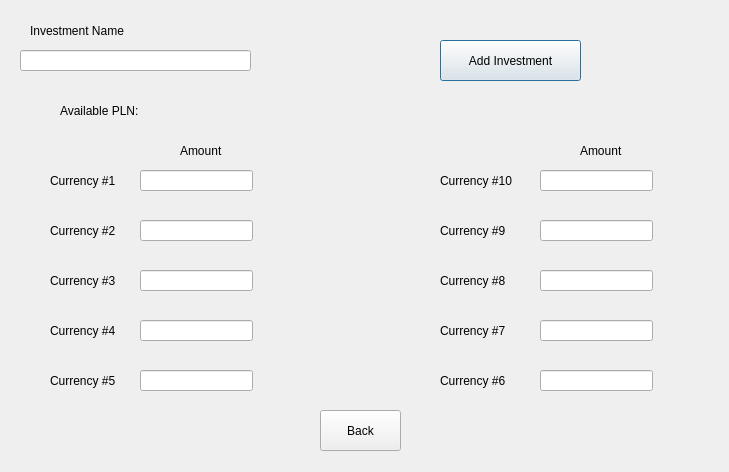
<?xml version="1.0" encoding="UTF-8"?>
<ui version="4.0">
 <class>AddInvestment</class>
 <widget class="QDialog" name="AddInvestment">
  <property name="geometry">
   <rect>
    <x>0</x>
    <y>0</y>
    <width>729</width>
    <height>472</height>
   </rect>
  </property>
  <property name="windowTitle">
   <string>Dialog</string>
  </property>
  <widget class="QLabel" name="label_9">
   <property name="geometry">
    <rect>
     <x>440</x>
     <y>220</y>
     <width>81</width>
     <height>21</height>
    </rect>
   </property>
   <property name="text">
    <string>Currency #9</string>
   </property>
  </widget>
  <widget class="QLabel" name="label_7">
   <property name="geometry">
    <rect>
     <x>440</x>
     <y>320</y>
     <width>81</width>
     <height>21</height>
    </rect>
   </property>
   <property name="text">
    <string>Currency #7</string>
   </property>
  </widget>
  <widget class="QLabel" name="label_5">
   <property name="geometry">
    <rect>
     <x>50</x>
     <y>370</y>
     <width>81</width>
     <height>21</height>
    </rect>
   </property>
   <property name="text">
    <string>Currency #5</string>
   </property>
  </widget>
  <widget class="QLabel" name="label_10">
   <property name="geometry">
    <rect>
     <x>440</x>
     <y>170</y>
     <width>81</width>
     <height>21</height>
    </rect>
   </property>
   <property name="text">
    <string>Currency #10</string>
   </property>
  </widget>
  <widget class="QLabel" name="label_6">
   <property name="geometry">
    <rect>
     <x>440</x>
     <y>370</y>
     <width>81</width>
     <height>21</height>
    </rect>
   </property>
   <property name="text">
    <string>Currency #6</string>
   </property>
  </widget>
  <widget class="QLabel" name="label">
   <property name="geometry">
    <rect>
     <x>50</x>
     <y>170</y>
     <width>81</width>
     <height>21</height>
    </rect>
   </property>
   <property name="text">
    <string>Currency #1</string>
   </property>
  </widget>
  <widget class="QLabel" name="label_8">
   <property name="geometry">
    <rect>
     <x>440</x>
     <y>270</y>
     <width>81</width>
     <height>21</height>
    </rect>
   </property>
   <property name="text">
    <string>Currency #8</string>
   </property>
  </widget>
  <widget class="QLabel" name="label_3">
   <property name="geometry">
    <rect>
     <x>50</x>
     <y>270</y>
     <width>81</width>
     <height>21</height>
    </rect>
   </property>
   <property name="text">
    <string>Currency #3</string>
   </property>
  </widget>
  <widget class="QLabel" name="label_4">
   <property name="geometry">
    <rect>
     <x>50</x>
     <y>320</y>
     <width>81</width>
     <height>21</height>
    </rect>
   </property>
   <property name="text">
    <string>Currency #4</string>
   </property>
  </widget>
  <widget class="QLabel" name="label_2">
   <property name="geometry">
    <rect>
     <x>50</x>
     <y>220</y>
     <width>81</width>
     <height>21</height>
    </rect>
   </property>
   <property name="text">
    <string>Currency #2</string>
   </property>
  </widget>
  <widget class="QLabel" name="label_11">
   <property name="geometry">
    <rect>
     <x>180</x>
     <y>140</y>
     <width>51</width>
     <height>21</height>
    </rect>
   </property>
   <property name="text">
    <string>Amount</string>
   </property>
  </widget>
  <widget class="QLabel" name="label_12">
   <property name="geometry">
    <rect>
     <x>580</x>
     <y>140</y>
     <width>51</width>
     <height>21</height>
    </rect>
   </property>
   <property name="text">
    <string>Amount</string>
   </property>
  </widget>
  <widget class="QLineEdit" name="lineEdit">
   <property name="geometry">
    <rect>
     <x>140</x>
     <y>170</y>
     <width>113</width>
     <height>21</height>
    </rect>
   </property>
  </widget>
  <widget class="QLineEdit" name="lineEdit_2">
   <property name="geometry">
    <rect>
     <x>140</x>
     <y>220</y>
     <width>113</width>
     <height>21</height>
    </rect>
   </property>
  </widget>
  <widget class="QLineEdit" name="lineEdit_3">
   <property name="geometry">
    <rect>
     <x>140</x>
     <y>270</y>
     <width>113</width>
     <height>21</height>
    </rect>
   </property>
  </widget>
  <widget class="QLineEdit" name="lineEdit_4">
   <property name="geometry">
    <rect>
     <x>140</x>
     <y>320</y>
     <width>113</width>
     <height>21</height>
    </rect>
   </property>
  </widget>
  <widget class="QLineEdit" name="lineEdit_5">
   <property name="geometry">
    <rect>
     <x>140</x>
     <y>370</y>
     <width>113</width>
     <height>21</height>
    </rect>
   </property>
  </widget>
  <widget class="QLineEdit" name="lineEdit_6">
   <property name="geometry">
    <rect>
     <x>540</x>
     <y>170</y>
     <width>113</width>
     <height>21</height>
    </rect>
   </property>
  </widget>
  <widget class="QLineEdit" name="lineEdit_7">
   <property name="geometry">
    <rect>
     <x>540</x>
     <y>270</y>
     <width>113</width>
     <height>21</height>
    </rect>
   </property>
  </widget>
  <widget class="QLineEdit" name="lineEdit_8">
   <property name="geometry">
    <rect>
     <x>540</x>
     <y>220</y>
     <width>113</width>
     <height>21</height>
    </rect>
   </property>
  </widget>
  <widget class="QLineEdit" name="lineEdit_9">
   <property name="geometry">
    <rect>
     <x>540</x>
     <y>370</y>
     <width>113</width>
     <height>21</height>
    </rect>
   </property>
  </widget>
  <widget class="QLineEdit" name="lineEdit_10">
   <property name="geometry">
    <rect>
     <x>540</x>
     <y>320</y>
     <width>113</width>
     <height>21</height>
    </rect>
   </property>
  </widget>
  <widget class="QLabel" name="label_13">
   <property name="geometry">
    <rect>
     <x>30</x>
     <y>20</y>
     <width>101</width>
     <height>21</height>
    </rect>
   </property>
   <property name="text">
    <string>Investment Name</string>
   </property>
  </widget>
  <widget class="QLineEdit" name="nameField">
   <property name="geometry">
    <rect>
     <x>20</x>
     <y>50</y>
     <width>231</width>
     <height>21</height>
    </rect>
   </property>
  </widget>
  <widget class="QPushButton" name="addButton">
   <property name="geometry">
    <rect>
     <x>440</x>
     <y>40</y>
     <width>141</width>
     <height>41</height>
    </rect>
   </property>
   <property name="text">
    <string>Add Investment</string>
   </property>
  </widget>
  <widget class="QLabel" name="currentAmount">
   <property name="geometry">
    <rect>
     <x>60</x>
     <y>100</y>
     <width>581</width>
     <height>21</height>
    </rect>
   </property>
   <property name="text">
    <string>Available PLN: </string>
   </property>
  </widget>
  <widget class="QPushButton" name="backButton">
   <property name="geometry">
    <rect>
     <x>320</x>
     <y>410</y>
     <width>81</width>
     <height>41</height>
    </rect>
   </property>
   <property name="text">
    <string>Back</string>
   </property>
  </widget>
 </widget>
 <resources/>
 <connections/>
</ui>
